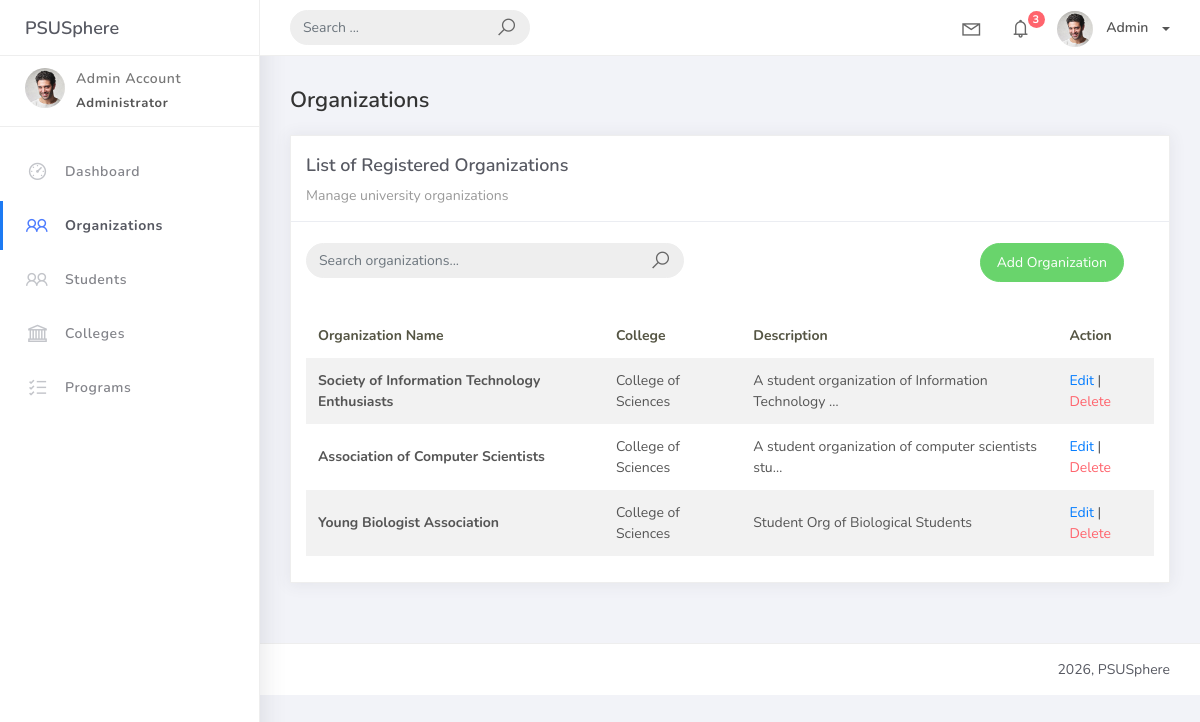
Page /organization_list/ on the earlier database version.
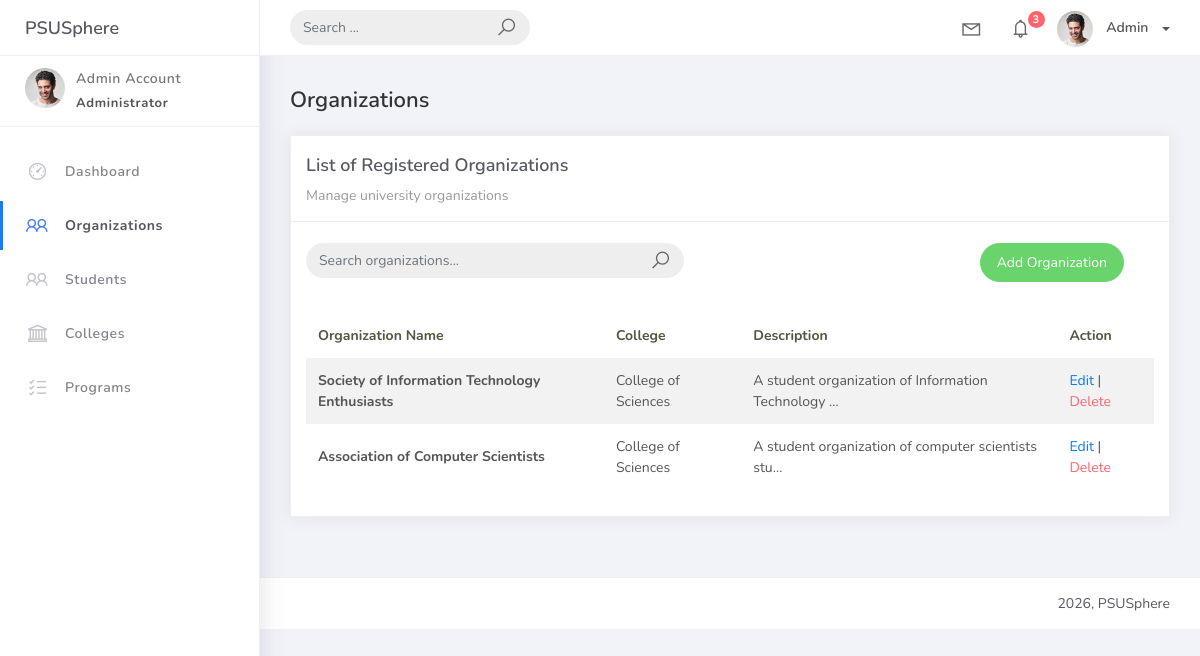
Same page on the later database version.
### studentorg/models.py (models this page shows, shortened)
class BaseModel(models.Model):
    created_at = models.DateTimeField(auto_now_add=True, db_index=True)
    updated_at = models.DateTimeField(auto_now=True)
    class Meta:
        abstract = True

class Organization(BaseModel):
    name = models.CharField(max_length=250, unique=True)
    college = models.ForeignKey(College, null=True, blank=True, on_delete=models.CASCADE, related_name="organizations")
    description = models.TextField(max_length=500)

class College(BaseModel):
    college_name = models.CharField(max_length=150, unique=True)

### studentorg/views.py (the view)
# urls.py: path('organization_list/', OrganizationList.as_view(), name='organization-list'),
class OrganizationList(ListView):
    model = Organization
    context_object_name = 'object_list' # Changed to object_list for template consistency
    template_name = 'org_list.html'
    paginate_by = 5
    def get_queryset(self):
        query = self.request.GET.get('q')
        if query:
            return Organization.objects.filter(
                Q(name__icontains=query) | Q(description__icontains=query)
            )
        return Organization.objects.all()

### templates/org_list.html (shortened to what this page needs)
{% extends 'base.html' %}
{% load static %}
{% block content %}
<h4 class="page-title">Organizations</h4>
<div class="row">
    <div class="col-md-12">
        <div class="card">
            <div class="card-header">
                <div class="card-title">List of Registered Organizations</div>
                <div class="card-category">Manage university organizations</div>
            </div>
            <br />
            <div class="col-md-12 row">
                <div class="col-md-6">
                    <form class="navbar-left navbar-form nav-search mr-md-3" method="GET" action="{% url 'organization-list' %}">
                        <div class="input-group">
                            <input type="text" name="q" placeholder="Search organizations..." class="form-control" value="{{ request.GET.q|default:'' }}">
                            <div class="input-group-append">
                                <span class="input-group-text">
                                    <i class="la la-search search-icon"></i>
                                </span>
                            </div>
                        </div>
                    </form>
                </div>
                <div class="col-md-6">
                    <div class="pull-right">
                        <a href="{% url 'organization-add' %}" class="btn btn-success btn-rounded">Add Organization</a>
                    </div>
                </div>
            </div>
            <div class="card-body">
                <div class="table-responsive">
                    <table class="table table-striped mt-3">
                        <thead>
                            <tr>
                                <th scope="col">Organization Name</th>
                                <th scope="col">College</th>
                                <th scope="col">Description</th>
                                <th scope="col">Action</th>
                            </tr>
                        </thead>
                        <tbody>
                            {% for object in object_list %}
                            <tr>
                                <td><strong>{{ object.name }}</strong></td>
                                <td>{{ object.college.college_name|default:"N/A" }}</td>
                                <td>{{ object.description|truncatechars:50 }}</td>
                                <td>
                                    <a href="{% url 'organization-update' object.id %}">Edit</a> |
                                    <a href="{% url 'organization-delete' object.id %}" class="text-danger">Delete</a>
                                </td>
                            </tr>
                            {% empty %}
                            <tr>
                                <td colspan="4" style="text-align: center">
                                    <p class="text-sm font-weight-bold mb-0">No Organizations Found</p>
                                </td>
                            </tr>
                            {% endfor %}
                        </tbody>
                    </table>
                </div>
            </div>
        </div>
    </div>
</div>
{% endblock %}

Differences in the rows shown:
removed Organization: name "Young Biologist Association", college.college_name "College of Sciences", description "Student Org of Biological Students"
